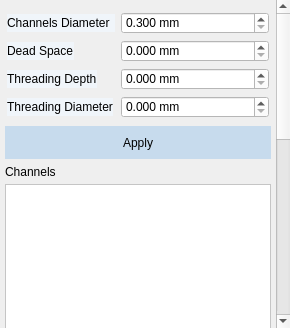
<?xml version="1.0" encoding="UTF-8"?>
<ui version="4.0">
 <class>Channels_View</class>
 <widget class="QWidget" name="Channels_View">
  <property name="geometry">
   <rect>
    <x>0</x>
    <y>0</y>
    <width>290</width>
    <height>328</height>
   </rect>
  </property>
  <property name="sizePolicy">
   <sizepolicy hsizetype="Minimum" vsizetype="Minimum">
    <horstretch>2</horstretch>
    <verstretch>0</verstretch>
   </sizepolicy>
  </property>
  <property name="minimumSize">
   <size>
    <width>290</width>
    <height>290</height>
   </size>
  </property>
  <property name="maximumSize">
   <size>
    <width>290</width>
    <height>16777215</height>
   </size>
  </property>
  <property name="windowTitle">
   <string>Form</string>
  </property>
  <property name="styleSheet">
   <string notr="true"/>
  </property>
  <layout class="QVBoxLayout" name="verticalLayout_scroll">
   <property name="leftMargin">
    <number>0</number>
   </property>
   <property name="topMargin">
    <number>0</number>
   </property>
   <property name="rightMargin">
    <number>0</number>
   </property>
   <property name="bottomMargin">
    <number>0</number>
   </property>
   <item>
    <widget class="QScrollArea" name="scroll_channels">
     <property name="styleSheet">
      <string notr="true">QScrollArea, QScrollArea &gt; QWidget &gt; QWidget {
	background: transparent;
}</string>
     </property>
     <property name="frameShape">
      <enum>QFrame::NoFrame</enum>
     </property>
     <property name="horizontalScrollBarPolicy">
      <enum>Qt::ScrollBarAlwaysOff</enum>
     </property>
     <property name="widgetResizable">
      <bool>true</bool>
     </property>
     <widget class="QWidget" name="scroll_channels_contents">
  <layout class="QVBoxLayout" name="verticalLayout">
   <property name="leftMargin">
    <number>5</number>
   </property>
   <property name="topMargin">
    <number>10</number>
   </property>
   <property name="rightMargin">
    <number>5</number>
   </property>
   <property name="bottomMargin">
    <number>5</number>
   </property>
   <item>
    <layout class="QGridLayout" name="gridLayout">
     <property name="sizeConstraint">
      <enum>QLayout::SetNoConstraint</enum>
     </property>
     <property name="leftMargin">
      <number>2</number>
     </property>
     <property name="topMargin">
      <number>2</number>
     </property>
     <property name="rightMargin">
      <number>2</number>
     </property>
     <property name="bottomMargin">
      <number>2</number>
     </property>
     <item row="0" column="0">
      <widget class="QLabel" name="label_4">
       <property name="sizePolicy">
        <sizepolicy hsizetype="Fixed" vsizetype="Fixed">
         <horstretch>2</horstretch>
         <verstretch>0</verstretch>
        </sizepolicy>
       </property>
       <property name="minimumSize">
        <size>
         <width>108</width>
         <height>18</height>
        </size>
       </property>
       <property name="maximumSize">
        <size>
         <width>16777215</width>
         <height>18</height>
        </size>
       </property>
       <property name="styleSheet">
        <string notr="true">background-color: rgb(240, 245, 250);
color: rgb(0, 0, 0);</string>
       </property>
       <property name="text">
        <string>Channels Diameter</string>
       </property>
      </widget>
     </item>
     <item row="0" column="1">
      <widget class="QDoubleSpinBox" name="spinbox_diameter">
       <property name="sizePolicy">
        <sizepolicy hsizetype="Minimum" vsizetype="Fixed">
         <horstretch>2</horstretch>
         <verstretch>0</verstretch>
        </sizepolicy>
       </property>
       <property name="minimumSize">
        <size>
         <width>20</width>
         <height>0</height>
        </size>
       </property>
       <property name="styleSheet">
        <string notr="true">background-color: rgb(255, 255, 255);
color: rgb(0, 0, 0);</string>
       </property>
       <property name="suffix">
        <string> mm</string>
       </property>
       <property name="decimals">
        <number>3</number>
       </property>
       <property name="minimum">
        <double>0.300000000000000</double>
       </property>
      </widget>
     </item>
     <item row="1" column="0">
      <widget class="QLabel" name="label">
       <property name="sizePolicy">
        <sizepolicy hsizetype="Fixed" vsizetype="Fixed">
         <horstretch>2</horstretch>
         <verstretch>0</verstretch>
        </sizepolicy>
       </property>
       <property name="minimumSize">
        <size>
         <width>0</width>
         <height>18</height>
        </size>
       </property>
       <property name="maximumSize">
        <size>
         <width>16777215</width>
         <height>18</height>
        </size>
       </property>
       <property name="styleSheet">
        <string notr="true">background-color: rgb(240, 245, 250);
color: rgb(0, 0, 0);</string>
       </property>
       <property name="text">
        <string>Dead Space</string>
       </property>
      </widget>
     </item>
     <item row="1" column="1">
      <widget class="QDoubleSpinBox" name="sb_needle_length">
       <property name="sizePolicy">
        <sizepolicy hsizetype="Minimum" vsizetype="Fixed">
         <horstretch>2</horstretch>
         <verstretch>0</verstretch>
        </sizepolicy>
       </property>
       <property name="minimumSize">
        <size>
         <width>20</width>
         <height>0</height>
        </size>
       </property>
       <property name="styleSheet">
        <string notr="true">background-color: rgb(255, 255, 255);
color: rgb(0, 0, 0);</string>
       </property>
       <property name="suffix">
        <string> mm</string>
       </property>
       <property name="decimals">
        <number>3</number>
       </property>
       <property name="maximum">
        <double>350.000000000000000</double>
       </property>
      </widget>
     </item>
     <item row="2" column="0">
      <widget class="QLabel" name="label_2">
       <property name="sizePolicy">
        <sizepolicy hsizetype="Fixed" vsizetype="Fixed">
         <horstretch>2</horstretch>
         <verstretch>0</verstretch>
        </sizepolicy>
       </property>
       <property name="minimumSize">
        <size>
         <width>0</width>
         <height>18</height>
        </size>
       </property>
       <property name="maximumSize">
        <size>
         <width>16777215</width>
         <height>18</height>
        </size>
       </property>
       <property name="styleSheet">
        <string notr="true">background-color: rgb(240, 245, 250);
color: rgb(0, 0, 0);</string>
       </property>
       <property name="text">
        <string>Threading Depth</string>
       </property>
      </widget>
     </item>
     <item row="2" column="1">
      <widget class="QDoubleSpinBox" name="sb_threading_dept">
       <property name="sizePolicy">
        <sizepolicy hsizetype="Minimum" vsizetype="Fixed">
         <horstretch>2</horstretch>
         <verstretch>0</verstretch>
        </sizepolicy>
       </property>
       <property name="minimumSize">
        <size>
         <width>20</width>
         <height>0</height>
        </size>
       </property>
       <property name="styleSheet">
        <string notr="true">background-color: rgb(255, 255, 255);
color: rgb(0, 0, 0);</string>
       </property>
       <property name="suffix">
        <string> mm</string>
       </property>
       <property name="decimals">
        <number>3</number>
       </property>
       <property name="maximum">
        <double>350.000000000000000</double>
       </property>
      </widget>
     </item>
     <item row="3" column="0">
      <widget class="QLabel" name="label_3">
       <property name="sizePolicy">
        <sizepolicy hsizetype="Fixed" vsizetype="Fixed">
         <horstretch>2</horstretch>
         <verstretch>0</verstretch>
        </sizepolicy>
       </property>
       <property name="minimumSize">
        <size>
         <width>0</width>
         <height>18</height>
        </size>
       </property>
       <property name="maximumSize">
        <size>
         <width>16777215</width>
         <height>18</height>
        </size>
       </property>
       <property name="styleSheet">
        <string notr="true">background-color: rgb(240, 245, 250);
color: rgb(0, 0, 0);</string>
       </property>
       <property name="text">
        <string>Threading Diameter</string>
       </property>
      </widget>
     </item>
     <item row="3" column="1">
      <widget class="QDoubleSpinBox" name="sb_threading_diameter">
       <property name="sizePolicy">
        <sizepolicy hsizetype="Minimum" vsizetype="Fixed">
         <horstretch>2</horstretch>
         <verstretch>0</verstretch>
        </sizepolicy>
       </property>
       <property name="minimumSize">
        <size>
         <width>20</width>
         <height>0</height>
        </size>
       </property>
       <property name="styleSheet">
        <string notr="true">background-color: rgb(255, 255, 255);
color: rgb(0, 0, 0);</string>
       </property>
       <property name="suffix">
        <string> mm</string>
       </property>
       <property name="decimals">
        <number>3</number>
       </property>
       <property name="maximum">
        <double>350.000000000000000</double>
       </property>
      </widget>
     </item>
    </layout>
   </item>
   <item>
    <widget class="QPushButton" name="btn_apply_settings">
     <property name="sizePolicy">
      <sizepolicy hsizetype="Minimum" vsizetype="Fixed">
       <horstretch>2</horstretch>
       <verstretch>0</verstretch>
      </sizepolicy>
     </property>
     <property name="minimumSize">
      <size>
       <width>20</width>
       <height>33</height>
      </size>
     </property>
     <property name="maximumSize">
      <size>
       <width>16777215</width>
       <height>16777215</height>
      </size>
     </property>
     <property name="styleSheet">
      <string notr="true">QPushButton {
	color: rgb(0, 0, 0);
	background-color: rgb(199, 219, 237);
	border: 0px solid;
}
QPushButton:hover {
	color: rgb(250,250,250);
	background-color: rgb(48, 88, 162);
}
QPushButton:pressed {
	color: rgb(250,250,250);
	background-color: rgb(28, 44, 81);
}</string>
     </property>
     <property name="text">
      <string>Apply</string>
     </property>
    </widget>
   </item>
   <item>
    <widget class="QLabel" name="label_5">
     <property name="sizePolicy">
      <sizepolicy hsizetype="Fixed" vsizetype="Fixed">
       <horstretch>2</horstretch>
       <verstretch>0</verstretch>
      </sizepolicy>
     </property>
     <property name="minimumSize">
      <size>
       <width>10</width>
       <height>13</height>
      </size>
     </property>
     <property name="maximumSize">
      <size>
       <width>270</width>
       <height>13</height>
      </size>
     </property>
     <property name="styleSheet">
      <string notr="true">color: rgb(0, 0, 0);</string>
     </property>
     <property name="text">
      <string>Channels</string>
     </property>
    </widget>
   </item>
   <item>
    <widget class="QListWidget" name="listwidget_channels">
     <property name="sizePolicy">
      <sizepolicy hsizetype="Preferred" vsizetype="Expanding">
       <horstretch>2</horstretch>
       <verstretch>0</verstretch>
      </sizepolicy>
     </property>
     <property name="minimumSize">
      <size>
       <width>251</width>
       <height>50</height>
      </size>
     </property>
     <property name="maximumSize">
      <size>
       <width>16777215</width>
       <height>16777215</height>
      </size>
     </property>
     <property name="font">
      <font>
       <family>MS Shell Dlg 2</family>
       <pointsize>8</pointsize>
      </font>
     </property>
     <property name="styleSheet">
      <string notr="true">background-color: rgb(255, 255, 255);
color: rgb(0, 0, 0);</string>
     </property>
     <property name="horizontalScrollBarPolicy">
      <enum>Qt::ScrollBarAlwaysOff</enum>
     </property>
    </widget>
   </item>
   <item>
    <widget class="QLabel" name="label_channel_status_legend">
     <property name="styleSheet">
      <string notr="true">color: rgb(0, 0, 0);</string>
     </property>
     <property name="text">
      <string>Bold on amber has its own diameter. Italic on grey is disabled and not cut. Underlined has been moved.</string>
     </property>
     <property name="wordWrap">
      <bool>true</bool>
     </property>
    </widget>
   </item>
   <item>
    <layout class="QVBoxLayout" name="verticalLayout_4">
     <property name="spacing">
      <number>0</number>
     </property>
     <property name="sizeConstraint">
      <enum>QLayout::SetFixedSize</enum>
     </property>
     <item>
      <widget class="QPushButton" name="btn_set_tandem">
       <property name="sizePolicy">
        <sizepolicy hsizetype="Minimum" vsizetype="Maximum">
         <horstretch>2</horstretch>
         <verstretch>0</verstretch>
        </sizepolicy>
       </property>
       <property name="minimumSize">
        <size>
         <width>240</width>
         <height>33</height>
        </size>
       </property>
       <property name="styleSheet">
        <string notr="true">QPushButton {
	color: rgb(0, 0, 0);
	background-color: rgb(199, 219, 237);
	border: 0px solid;
}
QPushButton:hover {
	color: rgb(250,250,250);
	background-color: rgb(48, 88, 162);
}
QPushButton:pressed {
	color: rgb(250,250,250);
	background-color: rgb(28, 44, 81);
}</string>
       </property>
       <property name="text">
        <string>Set as Tandem</string>
       </property>
      </widget>
     </item>
     <item>
      <widget class="QPushButton" name="btn_enable">
       <property name="sizePolicy">
        <sizepolicy hsizetype="Minimum" vsizetype="Maximum">
         <horstretch>2</horstretch>
         <verstretch>0</verstretch>
        </sizepolicy>
       </property>
       <property name="minimumSize">
        <size>
         <width>240</width>
         <height>33</height>
        </size>
       </property>
       <property name="styleSheet">
        <string notr="true">QPushButton {
	color: rgb(0, 0, 0);
	background-color: rgb(199, 219, 237);
	border: 0px solid;
}
QPushButton:hover {
	color: rgb(250,250,250);
	background-color: rgb(48, 88, 162);
}
QPushButton:pressed {
	color: rgb(250,250,250);
	background-color: rgb(28, 44, 81);
}</string>
       </property>
       <property name="text">
        <string>Disable</string>
       </property>
      </widget>
     </item>
    </layout>
   </item>
   <item>
    <widget class="QGroupBox" name="group_selected_channel">
     <property name="styleSheet">
      <string notr="true">QGroupBox, QLabel {
	color: rgb(0, 0, 0);
}
QDoubleSpinBox, QLineEdit, QComboBox {
	background-color: rgb(255, 255, 255);
	color: rgb(0, 0, 0);
}
QPushButton {
	color: rgb(0, 0, 0);
	background-color: rgb(199, 219, 237);
	border: 0px solid;
	min-height: 33px;
}
QPushButton:hover {
	color: rgb(250,250,250);
	background-color: rgb(48, 88, 162);
}
QPushButton:pressed {
	color: rgb(250,250,250);
	background-color: rgb(28, 44, 81);
}
QPushButton:disabled {
	color: rgb(150, 150, 150);
}</string>
     </property>
     <property name="title">
      <string>Selected Channel</string>
     </property>
     <layout class="QGridLayout" name="gridLayout_selected_channel">
      <item row="0" column="0">
       <widget class="QLabel" name="label_channel_diameter">
        <property name="text">
         <string>Channel Diameter</string>
        </property>
       </widget>
      </item>
      <item row="0" column="1">
       <widget class="QDoubleSpinBox" name="sb_channel_diameter">
        <property name="suffix">
         <string> mm</string>
        </property>
        <property name="decimals">
         <number>3</number>
        </property>
       </widget>
      </item>
      <item row="1" column="0" colspan="2">
       <widget class="QPushButton" name="btn_apply_channel_diameter">
        <property name="text">
         <string>Apply to Channel</string>
        </property>
       </widget>
      </item>
      <item row="2" column="0" colspan="2">
       <widget class="QPushButton" name="btn_clear_channel_diameter">
        <property name="text">
         <string>Use Channels Diameter</string>
        </property>
       </widget>
      </item>
      <item row="3" column="0" colspan="2">
       <widget class="QPushButton" name="btn_move_channel">
        <property name="text">
         <string>Move...</string>
        </property>
       </widget>
      </item>
      <item row="4" column="0">
       <widget class="QLineEdit" name="le_template_name">
        <property name="placeholderText">
         <string>Template name</string>
        </property>
       </widget>
      </item>
      <item row="4" column="1">
       <widget class="QPushButton" name="btn_save_template">
        <property name="text">
         <string>Save as Template</string>
        </property>
       </widget>
      </item>
      <item row="5" column="0">
       <widget class="QComboBox" name="cb_needle_templates"/>
      </item>
      <item row="5" column="1">
       <widget class="QPushButton" name="btn_apply_template">
        <property name="text">
         <string>Apply Template</string>
        </property>
       </widget>
      </item>
      <item row="6" column="0" colspan="2">
       <widget class="QLabel" name="label_template_status">
        <property name="wordWrap">
         <bool>true</bool>
        </property>
       </widget>
      </item>
     </layout>
    </widget>
   </item>
  </layout>
     </widget>
    </widget>
   </item>
  </layout>
 </widget>
 <resources/>
 <connections/>
</ui>
